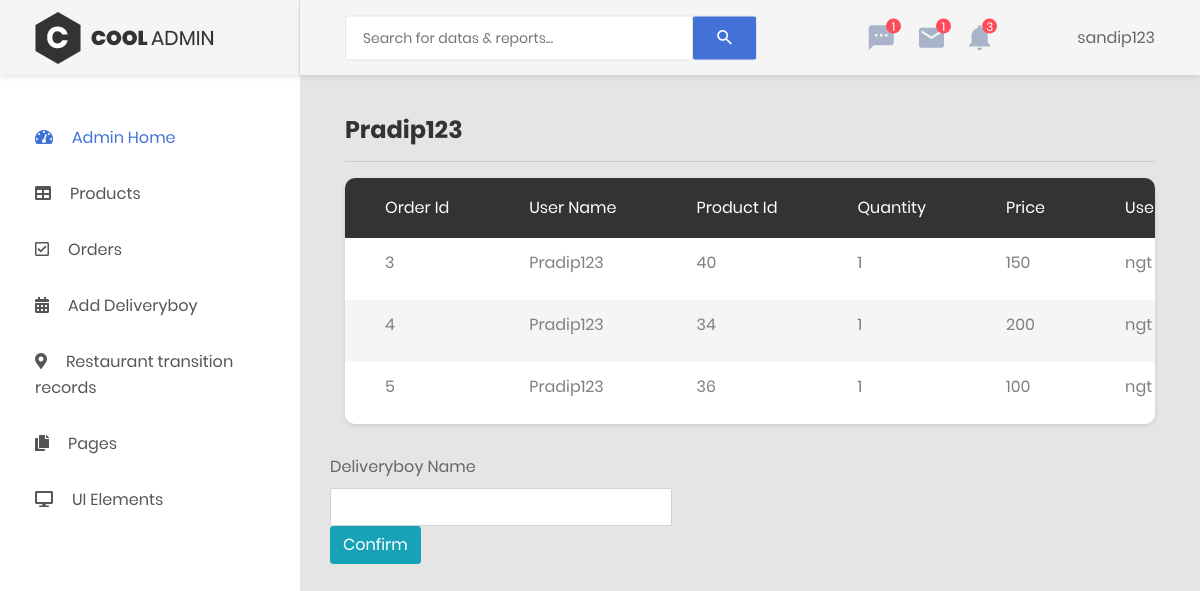
The page /Admin/order.php (signed in) on the database its author committed.
### tables this page shows
CREATE TABLE `order_list` (
  `Order_Id` int(11) NOT NULL,
  `UserId` varchar(200) NOT NULL,
  `R_Id` int(11) NOT NULL,
  `Id` int(11) NOT NULL,
  `quantity` int(11) NOT NULL,
  `price` int(11) NOT NULL,
  `UserAddress` varchar(200) NOT NULL,
  `UserPhone` int(11) NOT NULL,
  `status` varchar(20) DEFAULT 'ordered'
);

### Admin/order.php (the view, shortened to what this page needs)
<?php
    include 'restaurant_header.php';
?>
            <div class="main-content">
                <div class="section__content section__content--p30">
                    <div class="container-fluid">
                        <div class="row">
                            <div class="col-lg-12">
                                            <?php
                                            include "../includes/dbh.inc.php";
                                            $Rid=$_SESSION['R_Id'];
                                            $query = 'SELECT DISTINCT UserId FROM order_list';
                                            $queryfire = mysqli_query($conn, $query);
                                            while($ans=mysqli_fetch_array($queryfire)){
                                                echo "<h3>".$ans['UserId']."</h3><hr>";
                                                $userId = $ans['UserId'];
                                                echo ' <div class="table-responsive table--no-card m-b-30">
                                                    <table class="table table-borderless table-striped table-earning" >
                                                    <thead>
                                                        <tr>
                                                            <th>Order Id</th>
                                                            <th>User Name</th>
                                                            <th>Product Id</th>
                                                            <th>Quantity</th>
                                                            <th>Price</th>
                                                            <th> User Address</th>
                                                            <th>User Contact</th>
                                                            <th> Status</th>
                                                        </tr>
                                                    </thead>
                                                    <tbody>';
                                                $sql = 'SELECT * FROM order_list WHERE R_Id ="'.$Rid.'" AND UserId="'.$userId.'" ORDER by Order_id ASC';
                                                $result=mysqli_query($conn, $sql);
                                                while($row=mysqli_fetch_array($result)){
                                                    echo '<tr>
                                                    <td>'.$row["Order_Id"].'</td>
                                                    <td>'.$row["UserId"].'</td>
                                                    <td>'.$row["Id"].'</td>
                                                    <td>'.$row["quantity"].'</td>
                                                    <td>'.$row["price"].'</td>
                                                    <td>'.$row["UserAddress"].'</td>
                                                    <td>'.$row["UserPhone"].'</td>
                                                    <td><div class="dropdown">
                                                    <button class="btn btn-secondary dropdown-toggle" type="button" id="dropdownMenuButton" data-toggle="dropdown" aria-haspopup="true" aria-expanded="false">
                                                      '.$row['status'].'
                                                    </button>
                                                    <div class="dropdown-menu" aria-labelledby="dropdownMenuButton">
                                                      <a class="dropdown-item" href="#">ordered</a>
                                                      <a class="dropdown-item" href="billing.inc.php?ready&orderid='.$row["Order_Id"].'">Ready</a>
                                                      <a class="dropdown-item" href="#">Ontheway</a>
                                                    </div></div></td>
                                                    ';
                                                }
                                                echo '
                                                </tbody>
                                                </table>
                                                </div>
                                                <form action="billing.inc.php" method="post">
                                                <div class="form-group row">
                                                    <div class="col-xs-2">
                                                        <label for="ex1">Deliveryboy Name</label>
                                                        <input class="form-control" id="ex1" type="hidden" name="UserId" type="text" value="'.$ans["UserId"].'">
                                                        <input class="form-control" id="ex1" name="deliveryboy_name" type="text">
                                                    <button class="btn btn-info" type="submit" name="signup-submit">Confirm</button>
                                                    </div>
                                                </div>
                                                </form>
                                                ';
                                                echo '<br><br>
                                                <br><br>';
                                            }
                                            ?>
                                    </div>
                            </div>
    <?php
        include 'footer.php';
    ?>

### rows shown on the page
order_list: Order_Id "3", UserId "Pradip123", Id "40", quantity "1", price "150", UserAddress "ngt"
order_list: Order_Id "4", UserId "Pradip123", Id "34", quantity "1", price "200", UserAddress "ngt"
order_list: Order_Id "5", UserId "Pradip123", Id "36", quantity "1", price "100", UserAddress "ngt"

### other values the page prints
$user "sandip123"
$ans['UserId'] "Pradip123"
